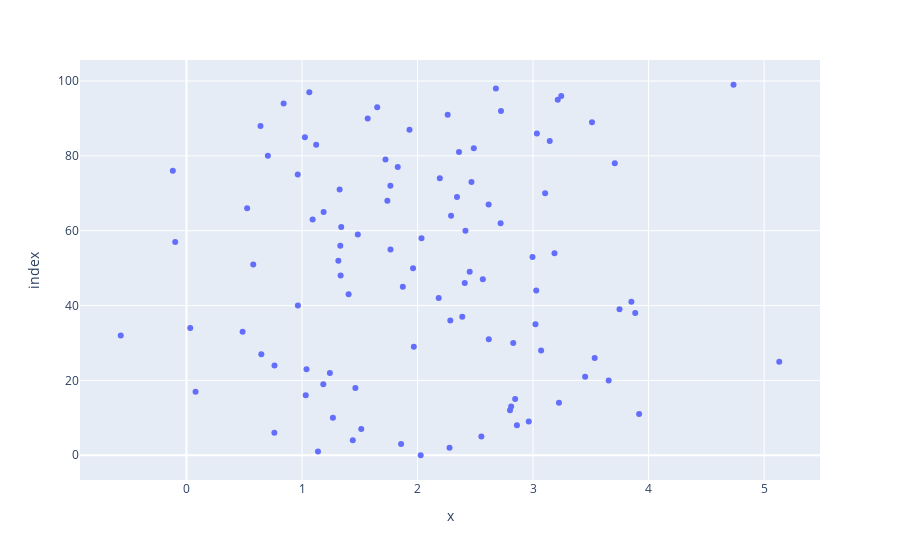

Notebook cell for this chart:
### Code cell
fig = px.scatter(X,Y)
fig

### Figure 1 — Plotly figure (JSON) as saved in the notebook; plotly's stock layout.template omitted (floating-point values rounded to 4 significant figures)
{"data": [{"hovertemplate": "x=%{x}<br>index=%{y}<extra></extra>", "legendgroup": "", "marker": {"color": "#636efa", "symbol": "circle"}, "mode": "markers", "name": "", "orientation": "h", "showlegend": false, "type": "scatter", "x": [2.027, 1.138, 2.277, 1.858, 1.44, 2.553, 0.7608, 1.513, 2.861, 2.963, 1.268, 3.918, 2.801, 2.811, 3.224, 2.845, 1.032, 0.07871, 1.462, 1.184, 3.654, 3.451, 1.241, 1.039, 0.7619, 5.131, 3.533, 0.648, 3.07, 1.968, 2.828, 2.617, -0.5688, 0.4861, 0.03274, 3.021, 2.284, 2.387, 3.884, 3.748, 0.9643, 3.851, 2.183, 1.403, 3.028, 1.873, 2.409, 2.565, 1.334, 2.452, 1.961, 0.578, 1.315, 2.995, 3.185, 1.766, 1.331, -0.09744, 2.034, 1.483, 2.415, 1.339, 2.719, 1.092, 2.29, 1.187, 0.5252, 2.615, 1.739, 2.342, 3.105, 1.326, 1.765, 2.467, 2.193, 0.9631, -0.118, 1.829, 3.707, 1.723, 0.7046, 2.359, 2.487, 1.123, 3.144, 1.025, 3.033, 1.931, 0.6407, 3.51, 1.569, 2.261, 2.722, 1.651, 0.8409, 3.214, 3.244, 1.063, 2.678, 4.735], "xaxis": "x", "y": [0, 1, 2, 3, 4, 5, 6, 7, 8, 9, 10, 11, 12, 13, 14, 15, 16, 17, 18, 19, 20, 21, 22, 23, 24, 25, 26, 27, 28, 29, 30, 31, 32, 33, 34, 35, 36, 37, 38, 39, 40, 41, 42, 43, 44, 45, 46, 47, 48, 49, 50, 51, 52, 53, 54, 55, 56, 57, 58, 59, 60, 61, 62, 63, 64, 65, 66, 67, 68, 69, 70, 71, 72, 73, 74, 75, 76, 77, 78, 79, 80, 81, 82, 83, 84, 85, 86, 87, 88, 89, 90, 91, 92, 93, 94, 95, 96, 97, 98, 99], "yaxis": "y"}], "layout": {"autosize": true, "legend": {"tracegroupgap": 0}, "margin": {"t": 60}, "xaxis": {"anchor": "y", "autorange": true, "domain": [0, 1], "range": [-0.9132, 5.475], "title": {"text": "x"}, "type": "linear"}, "yaxis": {"anchor": "x", "autorange": true, "domain": [0, 1], "range": [-7.665, 106.7], "title": {"text": "index"}, "type": "linear"}}}
